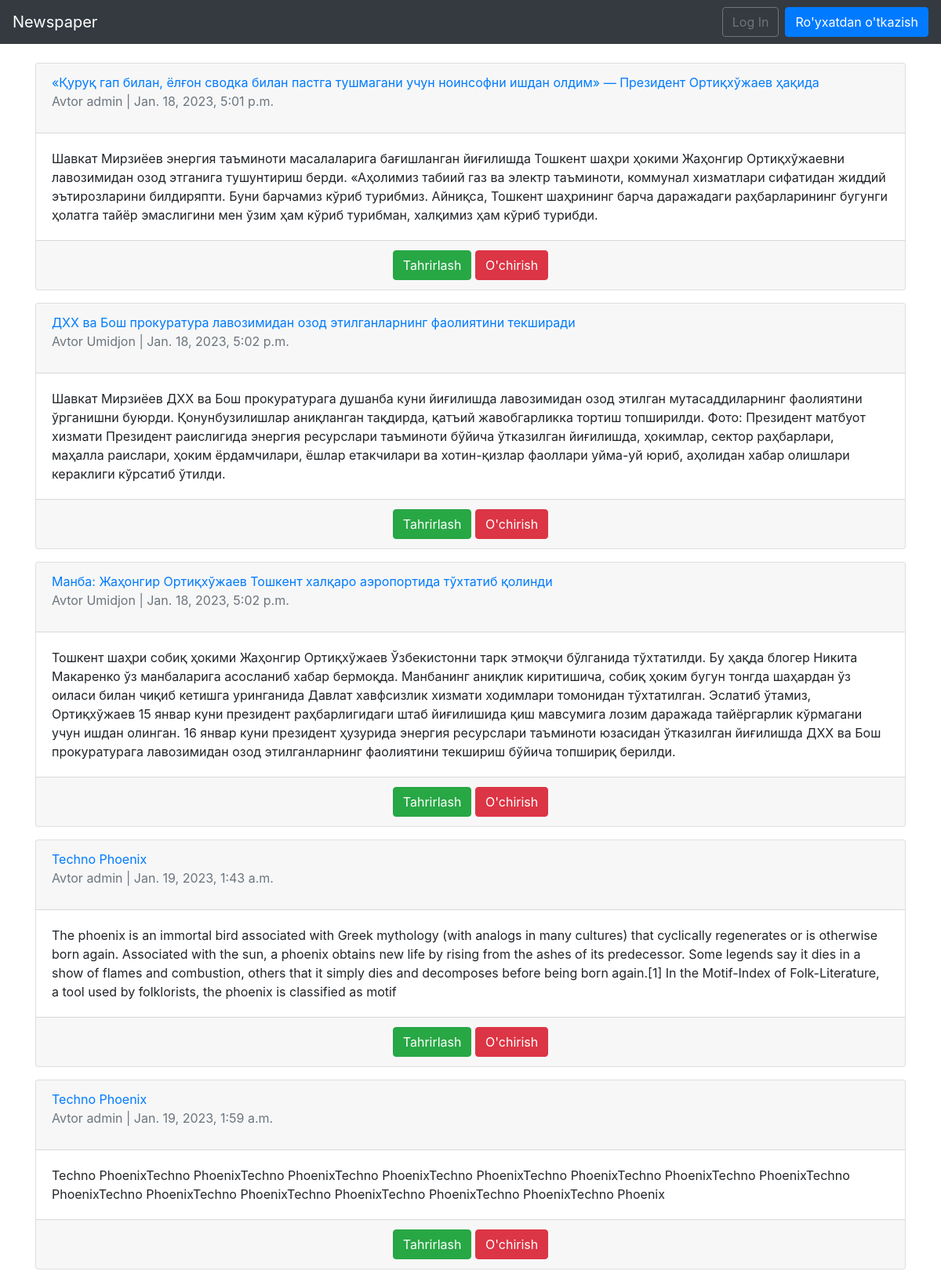
The app's page /articles/ with its own data.
### articles/models.py (models this page shows, shortened)
class Article(models.Model):
    title = models.CharField(max_length=255)
    body = models.TextField()
    photo = models.ImageField(upload_to='images/', blank=True)
    data = models.DateTimeField(auto_now_add=True)
    author = models.ForeignKey(
        get_user_model(),
        on_delete=models.CASCADE,
    )

### users/models.py (models this page shows)
class CustomUser(AbstractUser):
    age = models.PositiveIntegerField(null=True,blank=True)
    address =models.CharField(max_length=200)
    job = models.CharField(max_length=50)

### articles/views.py (the view)
# urls.py: path('', ArticleListView.as_view(), name='article_list'),
class ArticleListView(ListView):
    model = Article
    template_name = 'article_list.html'

### templates/article_list.html (shortened to what this page needs)
{% extends 'base.html' %}
{% block content %}
{% for article in object_list %}
<div class="card mb-3">
    <div class="card-header">
        <a href="{% url 'article_detail' article.pk %}">
        <span class="front-weight-bold">{{ article.title }}</span>
            </a>
        <p class="text-muted">Avtor {{ article.author }} | {{ article.data }}</p>
    </div>
    <div class="card-body">
        {{ article.body }}
    </div>
    <div class="card-footer text-center text-muted">
        <a href="{% url 'article_edit' article.pk %}"
           class="btn btn-success">Tahrirlash</a>
        <a href="{% url 'article_delete' article.pk %}"
           class="btn btn-danger">O'chirish</a>
    </div>
</div>
{% endfor %}
{% endblock content %}

### templates/base.html (shortened to what this page needs)
<!DOCTYPE html>
<html lang="en">
<head>
    <link rel="stylesheet" href="https://maxcdn.bootstrapcdn.com/bootstrap/4.0.0/css/bootstrap.min.css">
</head>
<body>
<nav class="navbar navbar-expand-md navbar-dark bg-dark mb-4">
<a class="navbar-brand" href="{% url 'home' %}">Newspaper</a>
<div class="collapse navbar-collapse" id="navbarCollapse">
{% if user.is_authenticated %}
<ul class="navbar-nav ml-auto">
<li class="nav-item">
<a class="nav-link dropdown-toggle" href="#" id="userMenu"
data-toggle="dropdown" aria-haspopup="true"
aria-expanded="false">
{{ user.username }}
</a>
<div class="dropdown-menu dropdown-menu-right"
aria-labelledby="userMenu">
    <a class="dropdown-item"
href="{% url 'article_new'%}">Yangi maqola</a>
    <div class="dropdown-divider"></div>
<a class="dropdown-item"
href="{% url 'password_change'%}">Parolni o'zgartirish</a>
    <div class="dropdown-divider"></div>
<a class="dropdown-item" href="{% url 'logout' %}">
Log Out</a>
</div>
</li>
</ul>
{% else %}
<form class="form-inline ml-auto">
<a href="{% url 'login' %}" class="btn btn-outline-secondary">
Log In</a>
<a href="{% url 'signup' %}" class="btn btn-primary ml-2">
Ro'yxatdan o'tkazish</a>
</form>
{% endif %}
</div>
</nav>
<div class="container">
{% block content %}
{% endblock content %}
</div>
</body>
</html>

### records on screen
Article: title "«Қуруқ гап билан, ёлғон сводка билан пастга тушмагани учун ноинсофни ишдан олдим» — Президент Ортиқхўжаев ҳақида", author "admin", data "Jan. 18, 2023, 5:01 p.m.", body "Шавкат Мирзиёев энергия таъминоти масалаларига бағишланган йиғилишда Тошкент шаҳри ҳокими Жаҳонгир Ортиқхўжаевни лавозимидан озод этганига тушунтириш берди. «Аҳолимиз табиий газ ва электр таъминоти, коммунал хизматлари сифатидан жиддий эътирозларини билдиряпти. Буни барчамиз кўриб турибмиз. Айниқса, Тошкент шаҳрининг барча даражадаги раҳбарларининг бугунги ҳолатга тайёр эмаслигини мен ўзим ҳам кўриб турибман, халқимиз ҳам кўриб турибди."
Article: title "ДХХ ва Бош прокуратура лавозимидан озод этилганларнинг фаолиятини текширади", author "Umidjon", data "Jan. 18, 2023, 5:02 p.m.", body "Шавкат Мирзиёев ДХХ ва Бош прокуратурага душанба куни йиғилишда лавозимидан озод этилган мутасаддиларнинг фаолиятини ўрганишни буюрди. Қонунбузилишлар аниқланган тақдирда, қатъий жавобгарликка тортиш топширилди. Фото: Президент матбуот хизмати Президент раислигида энергия ресурслари таъминоти бўйича ўтказилган йиғилишда, ҳокимлар, сектор раҳбарлари, маҳалла раислари, ҳоким ёрдамчилари, ёшлар етакчилари ва хотин-қизлар фаоллари уйма-уй юриб, аҳолидан хабар олишлари кераклиги кўрсатиб ўтилди."
Article: title "Манба: Жаҳонгир Ортиқхўжаев Тошкент халқаро аэропортида тўхтатиб қолинди", author "Umidjon", data "Jan. 18, 2023, 5:02 p.m.", body "Тошкент шаҳри собиқ ҳокими Жаҳонгир Ортиқхўжаев Ўзбекистонни тарк этмоқчи бўлганида тўхтатилди. Бу ҳақда блогер Никита Макаренко ўз манбаларига асосланиб хабар бермоқда. Манбанинг аниқлик киритишича, собиқ ҳоким бугун тонгда шаҳардан ўз оиласи билан чиқиб кетишга уринганида Давлат хавфсизлик хизмати ходимлари томонидан тўхтатилган. Эслатиб ўтамиз, Ортиқхўжаев 15 январ куни президент раҳбарлигидаги штаб йиғилишида қиш мавсумига лозим даражада тайёргарлик кўрмагани учун ишдан олинган. 16 январ куни президент ҳузурида энергия ресурслари таъминоти юзасидан ўтказилган йиғилишда ДХХ ва Бош прокуратурага лавозимидан озод этилганларнинг фаолиятини текшириш бўйича топшириқ берилди."
Article: title "Techno Phoenix", author "admin", data "Jan. 19, 2023, 1:43 a.m.", body "The phoenix is an immortal bird associated with Greek mythology (with analogs in many cultures) that cyclically regenerates or is otherwise born again. Associated with the sun, a phoenix obtains new life by rising from the ashes of its predecessor. Some legends say it dies in a show of flames and combustion, others that it simply dies and decomposes before being born again.[1] In the Motif-Index of Folk-Literature, a tool used by folklorists, the phoenix is classified as motif"
Article: title "Techno Phoenix", author "admin", data "Jan. 19, 2023, 1:59 a.m.", body "Techno PhoenixTechno PhoenixTechno PhoenixTechno PhoenixTechno PhoenixTechno PhoenixTechno PhoenixTechno PhoenixTechno PhoenixTechno PhoenixTechno PhoenixTechno PhoenixTechno PhoenixTechno PhoenixTechno Phoenix"
